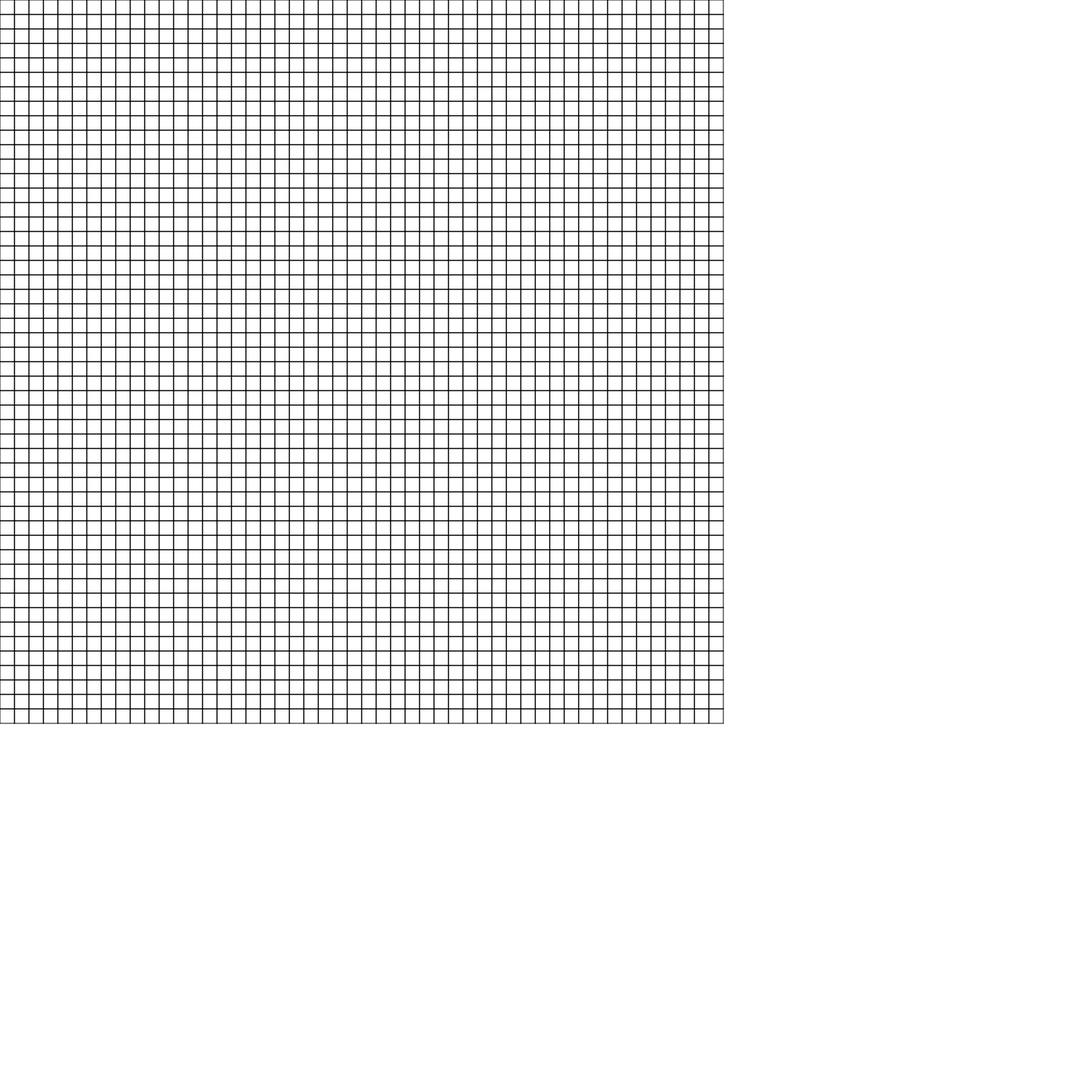
Frame 1 (no input)
Frame 60 (no input): identical to frame 1, image omitted
Frame 120 (the mouse pressed at the canvas centre since frame 60): identical to frame 1, image omitted

The p5.js sketch that drew this single still picture (run headless with seeded random() and noise() and a simulated clock; from frame 60 on, the mouse is pressed at the canvas centre):

// p5.js sketch
// ── sketch.js
let grid;

function setup() {
  createCanvas(1500, 1500);
  grid = new Grid(50, 50);
  grid.init();
}

function draw() {
  background(255);
  grid.draw();
}

function Grid(rows, columns) {
  
  this.rows = rows;
  this.columns = columns;
  this.grid = [];

  this.init = function() {
    for(let r = 0; r < this.rows; r++) {
      this.grid.push([]);
      for(let c = 0; c < this.columns; c++) {
        this.grid[r].push(new Cell(r, c));
      }
    }
  }

  this.draw = function() {
    for(let r = 0; r < this.rows; r++) {
      for(let c = 0; c < this.columns; c++) {
        this.grid[r][c].draw();
      }
    }
  }

}

function Cell(row, column) {
  
  this.row = row;
  this.column = column;
  this.size = 20; // pixels
  this.borders = {
    top: true,
    right: true,
    bottom: true,
    left: true
  };

  this.draw = function() {

    stroke(0);

    // top border
    if(this.borders.top)
      line(this.column * this.size, this.row * this.size, (this.column + 1) * this.size, this.row * this.size);
    
    // right border
    if(this.borders.right)
      line((this.column + 1) * this.size, this.row * this.size, (this.column + 1) * this.size, (this.row + 1) * this.size);
    
    // bottom border
    if(this.borders.bottom)
      line(this.column * this.size, (this.row + 1) * this.size, (this.column + 1) * this.size, (this.row + 1) * this.size);
    
    // left border
    if(this.borders.left)
      line(this.column * this.size, this.row * this.size, this.column * this.size, (this.row + 1) * this.size);

  }
  
}
